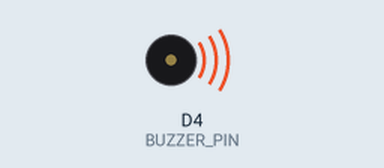
Simulated run of this sketch. Board: ESP8266 (NodeMCU). On the bench: buzzer (waves = sounding, pin HIGH).

Above: at 0.2 s.
Timing chart, 0 to 3.0 s (numbered marks = the images above):
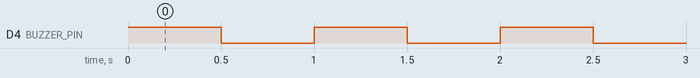

The sketch:

Simply_Buzzer_Ringing.ino
```cpp
#define BUZZER_PIN D4

void setup() {
  pinMode(BUZZER_PIN, OUTPUT);

}

void loop(){
  digitalWrite(BUZZER_PIN, HIGH);
  delay(500);
  digitalWrite(BUZZER_PIN, LOW);
  delay(500);
}
```

Measured:
- by itself, D4 (BUZZER_PIN): alternates HIGH for 0.50 s and LOW for 0.50 s
